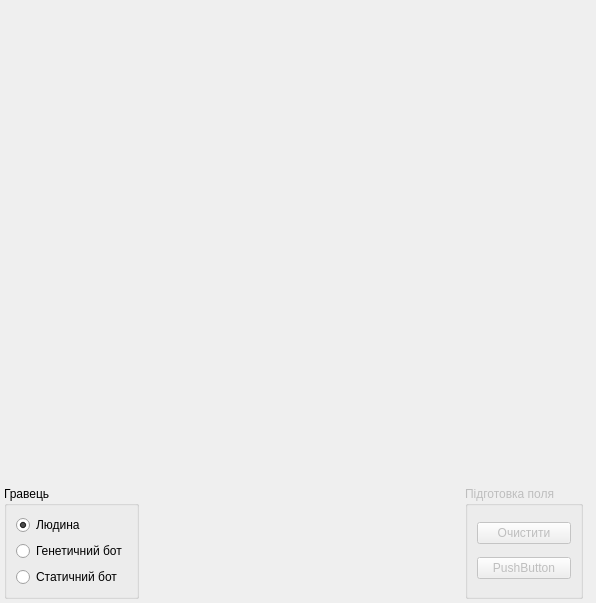
<?xml version="1.0" encoding="UTF-8"?>
<ui version="4.0">
 <class>GameField</class>
 <widget class="QWidget" name="GameField">
  <property name="geometry">
   <rect>
    <x>0</x>
    <y>0</y>
    <width>596</width>
    <height>603</height>
   </rect>
  </property>
  <property name="windowTitle">
   <string>Form</string>
  </property>
  <layout class="QVBoxLayout" name="verticalLayout">
   <property name="leftMargin">
    <number>4</number>
   </property>
   <property name="topMargin">
    <number>4</number>
   </property>
   <property name="rightMargin">
    <number>4</number>
   </property>
   <property name="bottomMargin">
    <number>4</number>
   </property>
   <item>
    <widget class="QWidget" name="Field1" native="true">
     <layout class="QGridLayout" name="gridLayout_2">
      <property name="leftMargin">
       <number>0</number>
      </property>
      <property name="topMargin">
       <number>0</number>
      </property>
      <property name="rightMargin">
       <number>0</number>
      </property>
      <property name="bottomMargin">
       <number>0</number>
      </property>
      <property name="spacing">
       <number>0</number>
      </property>
      <item row="0" column="0">
       <widget class="QWidget" name="widget" native="true">
        <property name="styleSheet">
         <string notr="true">border-image: url(:/Graph/Ships/Empty.png) 0 0 0 0 stretch stretch;</string>
        </property>
       </widget>
      </item>
     </layout>
    </widget>
   </item>
   <item>
    <widget class="QWidget" name="player_chooser" native="true">
     <property name="sizePolicy">
      <sizepolicy hsizetype="Preferred" vsizetype="Maximum">
       <horstretch>0</horstretch>
       <verstretch>0</verstretch>
      </sizepolicy>
     </property>
     <layout class="QHBoxLayout" name="horizontalLayout">
      <property name="leftMargin">
       <number>0</number>
      </property>
      <property name="topMargin">
       <number>0</number>
      </property>
      <property name="bottomMargin">
       <number>0</number>
      </property>
      <item>
       <widget class="QGroupBox" name="groupBox">
        <property name="sizePolicy">
         <sizepolicy hsizetype="Minimum" vsizetype="Preferred">
          <horstretch>0</horstretch>
          <verstretch>0</verstretch>
         </sizepolicy>
        </property>
        <property name="title">
         <string>Гравець</string>
        </property>
        <layout class="QVBoxLayout" name="verticalLayout_2">
         <item>
          <widget class="QRadioButton" name="radioButton">
           <property name="text">
            <string>Людина</string>
           </property>
           <property name="checked">
            <bool>true</bool>
           </property>
          </widget>
         </item>
         <item>
          <widget class="QRadioButton" name="radioButton_2">
           <property name="text">
            <string>Генетичний бот</string>
           </property>
          </widget>
         </item>
         <item>
          <widget class="QRadioButton" name="radioButton_3">
           <property name="text">
            <string>Статичний бот</string>
           </property>
          </widget>
         </item>
        </layout>
       </widget>
      </item>
      <item>
       <spacer name="horizontalSpacer">
        <property name="orientation">
         <enum>Qt::Horizontal</enum>
        </property>
        <property name="sizeHint" stdset="0">
         <size>
          <width>40</width>
          <height>20</height>
         </size>
        </property>
       </spacer>
      </item>
      <item>
       <widget class="QGroupBox" name="groupBox_2">
        <property name="enabled">
         <bool>false</bool>
        </property>
        <property name="title">
         <string>Підготовка поля</string>
        </property>
        <property name="alignment">
         <set>Qt::AlignLeading|Qt::AlignLeft|Qt::AlignTop</set>
        </property>
        <property name="flat">
         <bool>false</bool>
        </property>
        <layout class="QVBoxLayout" name="verticalLayout_3">
         <item>
          <widget class="QPushButton" name="btnClear">
           <property name="text">
            <string>Очистити</string>
           </property>
          </widget>
         </item>
         <item>
          <widget class="QPushButton" name="btnRandomShips">
           <property name="text">
            <string>PushButton</string>
           </property>
          </widget>
         </item>
        </layout>
       </widget>
      </item>
     </layout>
    </widget>
   </item>
  </layout>
 </widget>
 <resources/>
 <connections/>
</ui>
